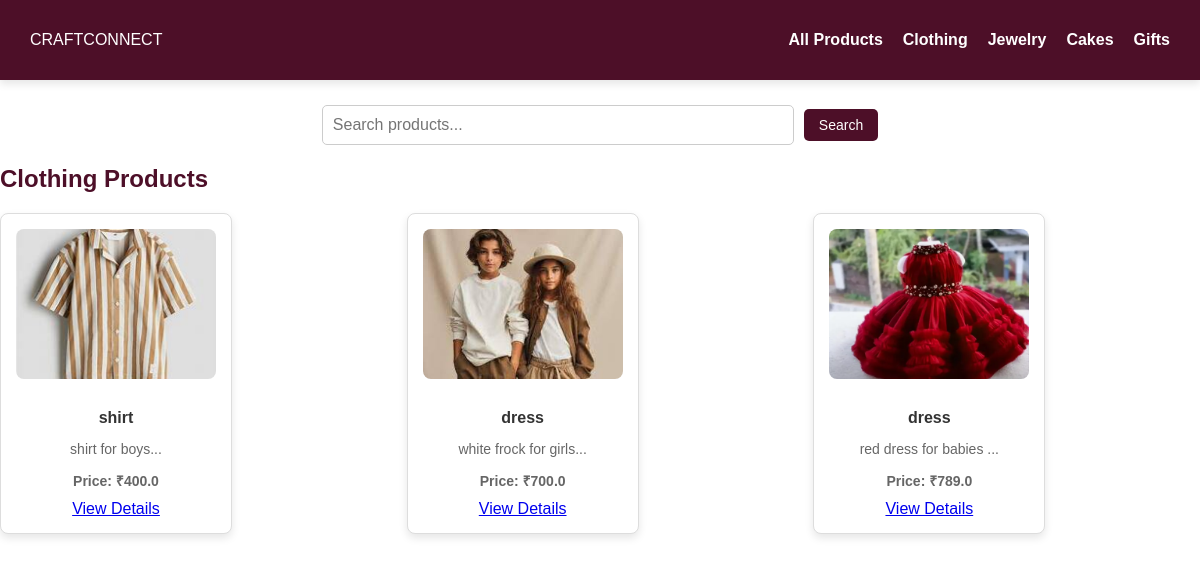
Before: /products/Clothing with the older database file.
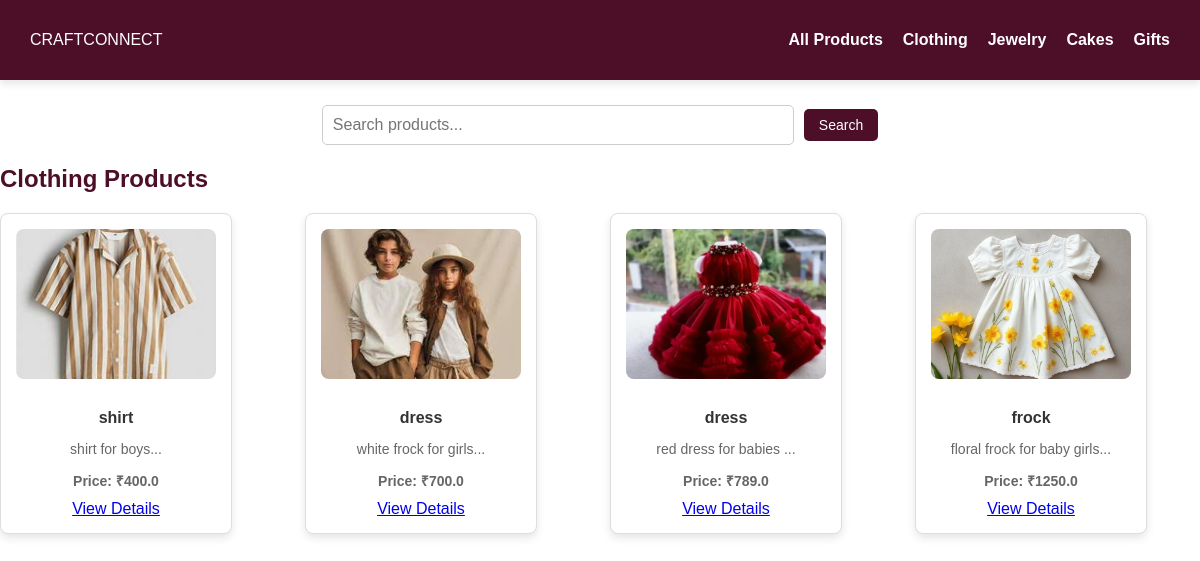
After: the same page with the newer database file.
### tables this page shows
CREATE TABLE products (
            id INTEGER PRIMARY KEY AUTOINCREMENT,
            name TEXT NOT NULL,
            description TEXT NOT NULL,
            price REAL NOT NULL,
            image TEXT NOT NULL,
            manufacturer_id INTEGER, approved INTEGER DEFAULT 0, category TEXT, stock_limit INTEGER DEFAULT NULL, size_chart TEXT,
            FOREIGN KEY (manufacturer_id) REFERENCES users (id)
        );

### app.py (the view)
@app.route('/products/<category>', methods=['GET', 'POST'])
def products_by_category(category):
    search_query = request.args.get('search', '').strip()  # Get the search query from the URL parameters
    conn = sqlite3.connect("craftconnect.db")
    cursor = conn.cursor()
    if search_query:  # If a search query is provided
        cursor.execute("""
            SELECT * FROM products
            WHERE category = ? AND (name LIKE ? OR description LIKE ?)
        """, (category, f'%{search_query}%', f'%{search_query}%'))
    else:  # If no search query, display all products in the category
        cursor.execute("SELECT * FROM products WHERE category = ?", (category,))
    products = cursor.fetchall()
    conn.close()
    return render_template('products.html', products=products, category=category, search_query=search_query)

### templates/products.html (shortened to what this page needs)
<!DOCTYPE html>
<html lang="en">
<head>
    <link rel="stylesheet" href="{{ url_for('static', filename='css/styles.css') }}">
</head>
<body>
    <nav class="navbar">
        <div class="logo">CRAFTCONNECT</div>
        <ul class="nav-links">
            <li><a href="{{ url_for('browse_products') }}">All Products</a></li>
            <li><a href="{{ url_for('products_by_category', category='Clothing') }}">Clothing</a></li>
            <li><a href="{{ url_for('products_by_category', category='Jewelry') }}">Jewelry</a></li>
            <li><a href="{{ url_for('products_by_category', category='Cakes') }}">Cakes</a></li>
            <li><a href="{{ url_for('products_by_category', category='Gifts') }}">Gifts</a></li>
        </ul>
    </nav>
    <section class="search-bar">
        <form action="{{ url_for('products_by_category', category=category) }}" method="GET">
            <input type="text" name="search" placeholder="Search products..." value="{{ search_query }}">
            <button type="submit">Search</button>
        </form>
    </section>
    <section class="products-container">
        <h1>{{ category }} Products</h1>
        {% if products %}
        <div class="products-grid">
            {% for product in products %}
            <div class="product-card">
                <img src="{{ url_for('static', filename='uploads/' + product[4]) }}" alt="{{ product[1] }}">
                <h3>{{ product[1] }}</h3>
                <p>{{ product[2][:100] }}...</p>
                <p class="price">Price: ₹{{ product[3] }}</p>
                <a href="{{ url_for('product_details', product_id=product[0]) }}">View Details</a>
            </div>
            {% endfor %}
        </div>
        {% else %}
        <p>No products found in this category.</p>
        {% endif %}
    </section>
</body>
</html>

Changed rows visible on the page:
added products: image+name (picture), name "frock", description "floral frock for baby girls", price "1250.0"
